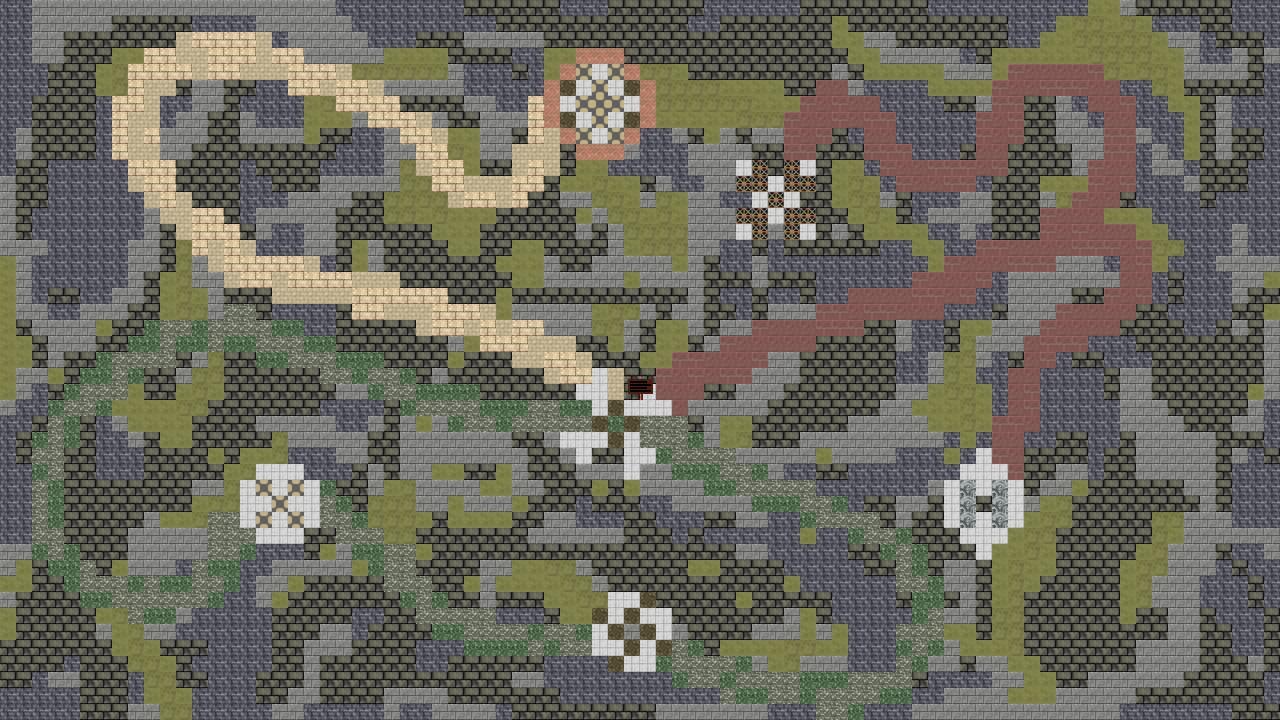

Below is a game level as drawn by its tile map, then a one-line description and the .tmx that defines it (tile-layer data replaced by summaries):
An orthogonal 80x45 tile map with 16x16 px tiles, 2 tile layers (Calque de Tuiles 1, Calque de Tuiles 2), 16 tilesets.

<map version="1.10" tiledversion="1.12.2" orientation="orthogonal" renderorder="right-down" width="80" height="45" tilewidth="16" tileheight="16" infinite="0" nextlayerid="3" nextobjectid="1">
 <tileset firstgid="1" name="homepage" tilewidth="1280" tileheight="720" tilecount="1" columns="1">
  <image source="homepage.png" width="1280" height="720" />
 </tileset>
 <tileset firstgid="2" name="Dirt_02-128x128" tilewidth="16" tileheight="16" tilecount="1" columns="1">
  <image source="Texture sol/128x128/converted_16px/Dirt/Dirt_02-128x128.png" width="16" height="16" />
 </tileset>
 <tileset firstgid="3" name="Brick_04-128x128" tilewidth="16" tileheight="16" tilecount="1" columns="1">
  <image source="Texture sol/128x128/converted_16px/Brick/Brick_04-128x128.png" width="16" height="16" />
 </tileset>
 <tileset firstgid="4" name="Brick_17-128x128" tilewidth="16" tileheight="16" tilecount="1" columns="1">
  <image source="Texture sol/128x128/converted_16px/Brick/Brick_17-128x128.png" width="16" height="16" />
 </tileset>
 <tileset firstgid="5" name="Brick_05-128x128" tilewidth="16" tileheight="16" tilecount="1" columns="1">
  <image source="Texture sol/128x128/converted_16px/Brick/Brick_05-128x128.png" width="16" height="16" />
 </tileset>
 <tileset firstgid="6" name="Brick_06-128x128" tilewidth="16" tileheight="16" tilecount="1" columns="1">
  <image source="Texture sol/128x128/converted_16px/Brick/Brick_06-128x128.png" width="16" height="16" />
 </tileset>
 <tileset firstgid="7" name="Brick_07-128x128" tilewidth="16" tileheight="16" tilecount="1" columns="1">
  <image source="Texture sol/128x128/converted_16px/Brick/Brick_07-128x128.png" width="16" height="16" />
 </tileset>
 <tileset firstgid="8" name="Brick_01-128x128" tilewidth="16" tileheight="16" tilecount="1" columns="1">
  <image source="Texture sol/128x128/converted_16px/Brick/Brick_01-128x128.png" width="16" height="16" />
 </tileset>
 <tileset firstgid="9" name="Brick_02-128x128" tilewidth="16" tileheight="16" tilecount="1" columns="1">
  <image source="Texture sol/128x128/converted_16px/Brick/Brick_02-128x128.png" width="16" height="16" />
 </tileset>
 <tileset firstgid="10" name="Square_Roofs_07-128x128" tilewidth="16" tileheight="16" tilecount="1" columns="1">
  <image source="Texture sol/128x128/converted_16px/Square/Roofs/Square_Roofs_07-128x128.png" width="16" height="16" />
 </tileset>
 <tileset firstgid="11" name="Tile_24-128x128" tilewidth="16" tileheight="16" tilecount="1" columns="1">
  <image source="Texture sol/128x128/converted_16px/Tile/Tile_24-128x128.png" width="16" height="16" />
 </tileset>
 <tileset firstgid="12" name="Tile_01-128x128" tilewidth="16" tileheight="16" tilecount="1" columns="1">
  <image source="Texture sol/128x128/converted_16px/Tile/Tile_01-128x128.png" width="16" height="16" />
 </tileset>
 <tileset firstgid="13" name="Tile_07-128x128" tilewidth="16" tileheight="16" tilecount="1" columns="1">
  <image source="Texture sol/128x128/converted_16px/Tile/Tile_07-128x128.png" width="16" height="16" />
 </tileset>
 <tileset firstgid="14" name="Dirt_11-128x128" tilewidth="16" tileheight="16" tilecount="1" columns="1">
  <image source="Texture sol/128x128/converted_16px/Dirt/Dirt_11-128x128.png" width="16" height="16" />
 </tileset>
 <tileset firstgid="15" name="Bricks_20-128x128" tilewidth="16" tileheight="16" tilecount="1" columns="1">
  <image source="Texture sol/128x128/converted_16px/Bricks/Bricks_20-128x128.png" width="16" height="16" />
 </tileset>
 <tileset firstgid="16" name="Bricks_19-128x128" tilewidth="16" tileheight="16" tilecount="1" columns="1">
  <image source="Texture sol/128x128/converted_16px/Bricks/Bricks_19-128x128.png" width="16" height="16" />
 </tileset>
 <layer id="1" name="Calque de Tuiles 1" width="80" height="45">
  <data>[3600 cells, 1 non-empty, 1 distinct tile ids]</data>
 </layer>
 <layer id="2" name="Calque de Tuiles 2" width="80" height="45">
  <data>[3600 cells, 650 non-empty, 6 distinct tile ids]</data>
 </layer>
</map>
